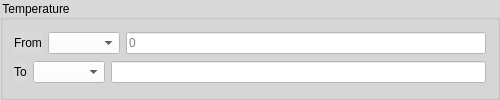
         <widget class="QGroupBox" name="groupBox_4">
          <property name="minimumSize">
           <size>
            <width>500</width>
            <height>100</height>
           </size>
          </property>
          <property name="maximumSize">
           <size>
            <width>800</width>
            <height>200</height>
           </size>
          </property>
          <property name="font">
           <font>
            <family>Segoe UI</family>
            <pointsize>9</pointsize>
            <weight>50</weight>
            <bold>false</bold>
            <kerning>true</kerning>
           </font>
          </property>
          <property name="styleSheet">
           <string notr="true">background-color: rgb(217, 217, 217);</string>
          </property>
          <property name="title">
           <string>Temperature</string>
          </property>
          <layout class="QGridLayout" name="gridLayout_6">
           <item row="0" column="0">
            <layout class="QHBoxLayout" name="horizontalLayout_16">
             <item>
              <widget class="QLabel" name="label_16">
               <property name="font">
                <font>
                 <family>Segoe UI</family>
                 <pointsize>9</pointsize>
                 <weight>50</weight>
                 <bold>false</bold>
                 <kerning>true</kerning>
                </font>
               </property>
               <property name="text">
                <string>From</string>
               </property>
              </widget>
             </item>
             <item>
              <widget class="QComboBox" name="tempFromComboBox">
               <property name="font">
                <font>
                 <family>Segoe UI</family>
                 <pointsize>9</pointsize>
                 <weight>50</weight>
                 <bold>false</bold>
                 <kerning>true</kerning>
                </font>
               </property>
               <property name="styleSheet">
                <string notr="true">background-color: rgb(255, 255, 255);</string>
               </property>
              </widget>
             </item>
             <item>
              <widget class="QLineEdit" name="tempFromLineEdit">
               <property name="maximumSize">
                <size>
                 <width>500</width>
                 <height>16777215</height>
                </size>
               </property>
               <property name="font">
                <font>
                 <family>Segoe UI</family>
                 <pointsize>9</pointsize>
                 <weight>50</weight>
                 <bold>false</bold>
                 <kerning>true</kerning>
                </font>
               </property>
               <property name="styleSheet">
                <string notr="true">background-color: rgb(255, 255, 255);</string>
               </property>
               <property name="placeholderText">
                <string>0</string>
               </property>
              </widget>
             </item>
            </layout>
           </item>
           <item row="1" column="0">
            <layout class="QHBoxLayout" name="horizontalLayout_15">
             <item>
              <widget class="QLabel" name="label_15">
               <property name="font">
                <font>
                 <family>Segoe UI</family>
                 <pointsize>9</pointsize>
                 <weight>50</weight>
                 <bold>false</bold>
                 <kerning>true</kerning>
                </font>
               </property>
               <property name="text">
                <string>To</string>
               </property>
              </widget>
             </item>
             <item>
              <widget class="QComboBox" name="tempToComboBox">
               <property name="font">
                <font>
                 <family>Segoe UI</family>
                 <pointsize>9</pointsize>
                 <weight>50</weight>
                 <bold>false</bold>
                 <kerning>true</kerning>
                </font>
               </property>
               <property name="styleSheet">
                <string notr="true">background-color: rgb(255, 255, 255);</string>
               </property>
              </widget>
             </item>
             <item>
              <widget class="QLineEdit" name="tempToLineEdit">
               <property name="maximumSize">
                <size>
                 <width>500</width>
                 <height>16777215</height>
                </size>
               </property>
               <property name="font">
                <font>
                 <family>Segoe UI</family>
                 <pointsize>9</pointsize>
                 <weight>50</weight>
                 <bold>false</bold>
                 <kerning>true</kerning>
                </font>
               </property>
               <property name="styleSheet">
                <string notr="true">background-color: rgb(255, 255, 255);</string>
               </property>
              </widget>
             </item>
            </layout>
           </item>
          </layout>
         </widget>
